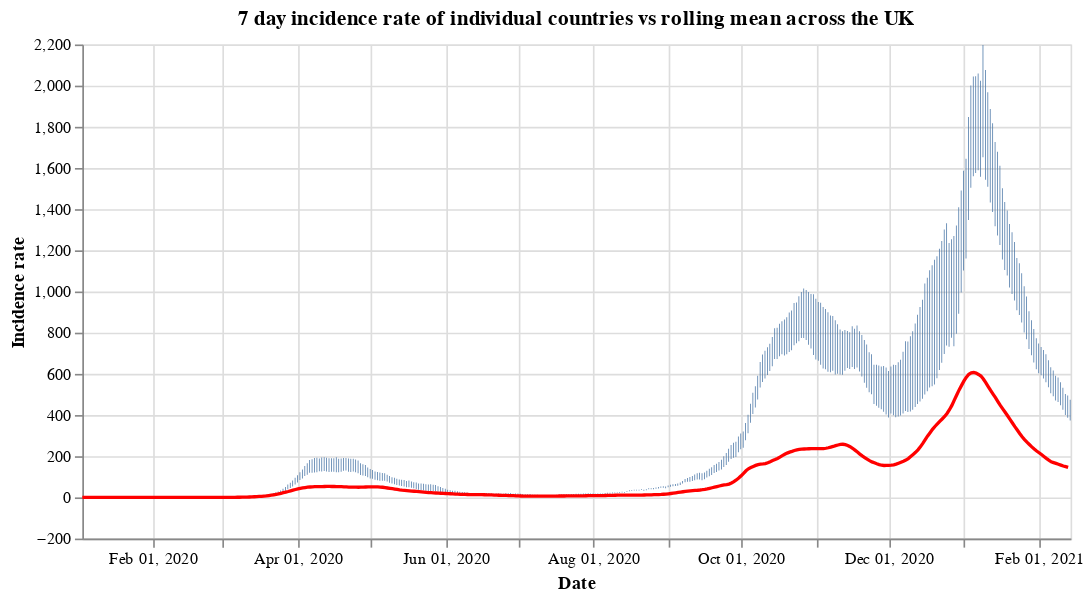

Here is the notebook cell this chart was saved with:
### Code cell
#collapse
countries = uk_cases['areaName'].unique()
countries.sort()

selection = alt.selection_single(
    name='Select',
    fields=['areaName'],
    init={'areaName': 'Wales'},
    bind={'areaName': alt.binding_select(options=countries)}
)

# scatter plot, modify opacity based on selection
bars = alt.Chart(uk_cases).mark_bar().add_selection(
    selection
).encode(
    x=alt.X("yearmonthdate(date):T", axis=alt.Axis(title='Date')),
    y=alt.Y("weeklyCasesRate:Q", axis=alt.Axis(title='Incidence rate')),
    tooltip='weeklyCasesRate:Q',
    opacity=alt.condition(selection, alt.value(1), alt.value(0))
).properties(title=f'7 day incidence rate of individual countries vs rolling mean across the UK', width=600)

line = alt.Chart(overview_cases).mark_line(
    color='red',
    size=2,
).transform_window(
    rolling_mean='mean(weeklyCasesRate)',
    frame=[0, 7]
).encode(
    x='yearmonthdate(date):T',
    y='rolling_mean:Q'
)

alt.layer(bars, line)

### Figure 1 — Vega-Lite specification as saved in the notebook (floating-point values rounded to 4 significant figures; data arrays with more than 128 entries replaced by an {"elided": "..."} marker saying what was removed)
{"config": {"view": {"continuousWidth": 400, "continuousHeight": 300}}, "layer": [{"data": {"name": "data-36aeba1c6a9f1351d49206361ffe6f1f"}, "mark": "bar", "encoding": {"opacity": {"condition": {"value": 1, "selection": "Select"}, "value": 0}, "tooltip": {"type": "quantitative", "field": "weeklyCasesRate"}, "x": {"type": "temporal", "axis": {"title": "Date"}, "field": "date", "timeUnit": "yearmonthdate"}, "y": {"type": "quantitative", "axis": {"title": "Incidence rate"}, "field": "weeklyCasesRate"}}, "selection": {"Select": {"type": "single", "fields": ["areaName"], "init": {"areaName": "Wales"}, "bind": {"areaName": {"input": "select", "options": ["England", "Northern Ireland", "Scotland", "Wales"]}}}}, "title": "7 day incidence rate of individual countries vs rolling mean across the UK", "width": 600}, {"data": {"name": "data-1601ac153fae8327fc36565170a10f30"}, "mark": {"type": "line", "color": "red", "size": 2}, "encoding": {"x": {"type": "temporal", "field": "date", "timeUnit": "yearmonthdate"}, "y": {"type": "quantitative", "field": "rolling_mean"}}, "transform": [{"window": [{"op": "mean", "field": "weeklyCasesRate", "as": "rolling_mean"}], "frame": [0, 7]}]}], "$schema": "https://vega.github.io/schema/vega-lite/v4.8.1.json", "datasets": {"data-36aeba1c6a9f1351d49206361ffe6f1f": {"elided": "1632 records"}, "data-1601ac153fae8327fc36565170a10f30": {"elided": "408 records"}}}
